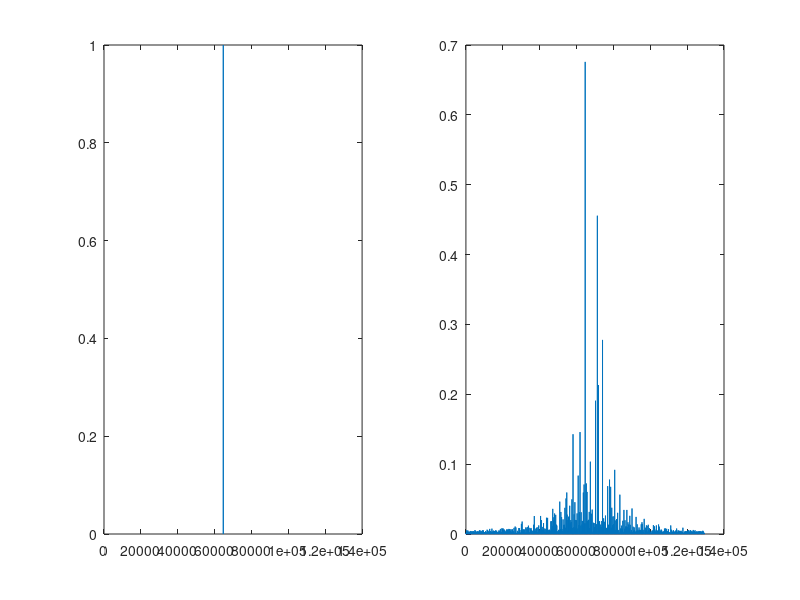

Here is the MATLAB script that generated this plot:
%% Robert A Scholtz MULTIpath characteristic paper method
clear;clc;close all;
fb=1e3;
bit_period=1/fb; %bit period is 0.001 second 
fc=1e4; %Carrier Frequency
fs=2e4; %Sampling Rate
bits=[1,0,1,0,0,1];
t=0:1/(fs*fb):1/fb;
for i=1:length(bits)
    analog_sig=(bits(i)*2-1)*cos(2*pi*fc*t);
    if i==1
        analog=analog_sig;
    else
        analog=[analog,analog_sig];
    end
end
signal=analog;

path0=[signal,zeros(1,9400)];
path1=3*[zeros(1,5600),signal,zeros(1,3800)];
path2=0.8*[zeros(1,6600),signal,zeros(1,2800)];
path3=2*[zeros(1,7200),signal,zeros(1,2200)];
path4=0.5*[zeros(1,9400),signal];
signal_r=path0+path1+path2+path3+path4;
signal_store=signal_r;

%% Amplitude Estimation Test
%w=[zeros(1,5600),signal,zeros(1,3800)].';

%c=inv(w.'*w)*w.'*signal_r.';

Delay_list=zeros(1,4);
Amp_list=zeros(1,4);
subplot(1,2,1)
Cross_ref=abs(fftshift(ifft((fft(path0).*conj(fft(path0)))./(abs(fft(path0)).*abs(fft(path0))))));
plot(1:length(Cross_ref),Cross_ref)
Start=find(Cross_ref==max(Cross_ref));
for loop=1:4
    Cross=abs(fftshift(ifft((fft(signal_r).*conj(fft(path0)))./(abs(fft(signal_r)).*abs(fft(path0))))));
    x=find(Cross==max(Cross));
    delay=x-Start;
    if delay==0
        break
    end
    Delay_list(loop)=delay;
    w=[zeros(1,delay),signal,zeros(1,9400-delay)].';
    A=inv(w.'*w)*w.'*signal_r.';
    Amp_list(loop)=A;
    S=A*w.';
    signal_r=signal_r-S;
end

Cross_final=abs(fftshift(ifft((fft(signal_r).*conj(fft(path0)))./(abs(fft(signal_r)).*abs(fft(path0))))));
subplot(1,2,2)
plot(1:length(Cross_final),Cross_final)


